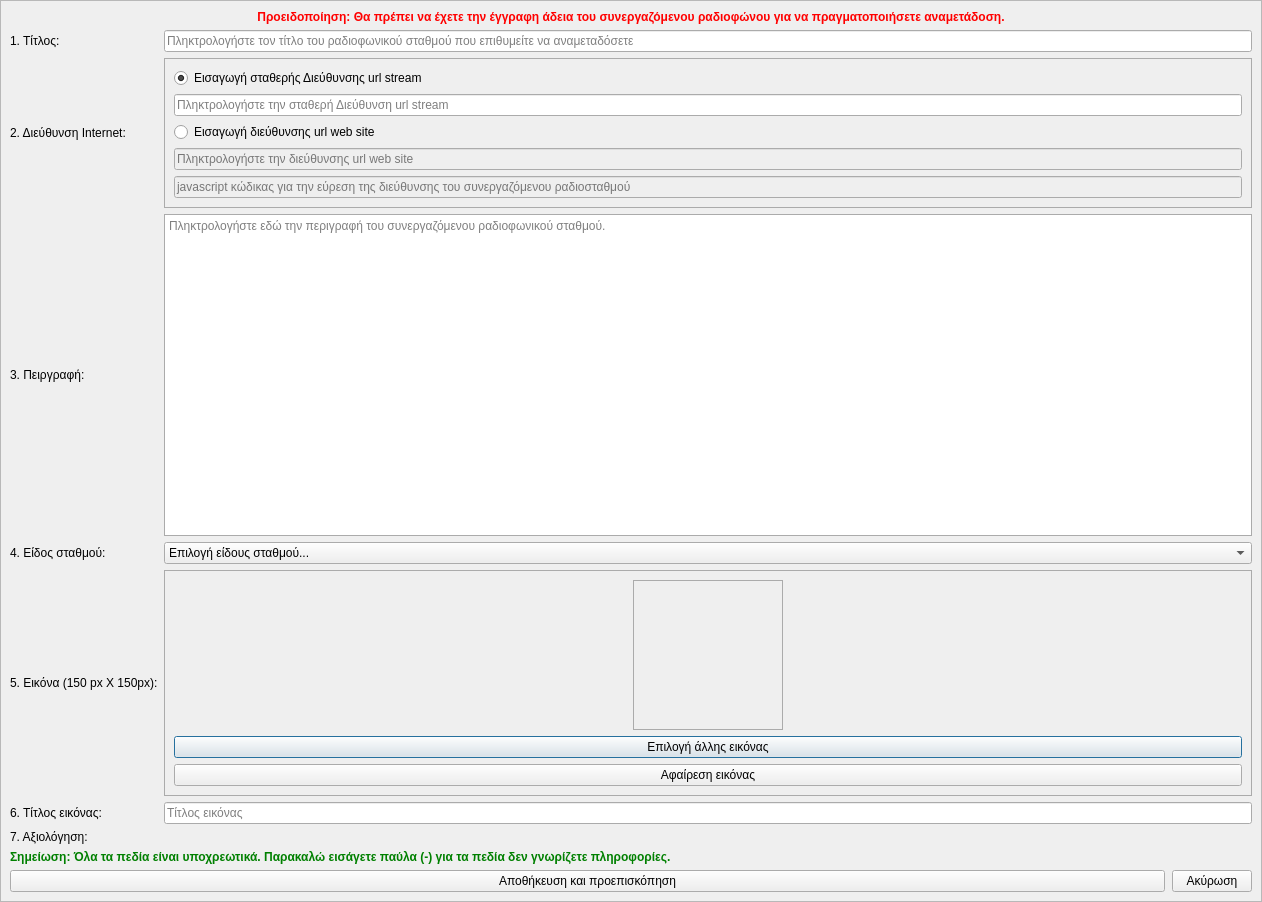
<?xml version="1.0" encoding="UTF-8"?>
<ui version="4.0">
 <class>Dialog</class>
 <widget class="QDialog" name="Dialog">
  <property name="geometry">
   <rect>
    <x>0</x>
    <y>0</y>
    <width>1262</width>
    <height>902</height>
   </rect>
  </property>
  <property name="windowTitle">
   <string>Εισαγωγή αναμετάδοσης</string>
  </property>
  <property name="windowIcon">
   <iconset resource="../../../icons.qrc">
    <normaloff>:/rest-windows/assets/images/rest-windows/import.png</normaloff>:/rest-windows/assets/images/rest-windows/import.png</iconset>
  </property>
  <layout class="QGridLayout" name="gridLayout_4">
   <property name="leftMargin">
    <number>0</number>
   </property>
   <property name="topMargin">
    <number>0</number>
   </property>
   <property name="rightMargin">
    <number>0</number>
   </property>
   <property name="bottomMargin">
    <number>0</number>
   </property>
   <item row="0" column="0">
    <widget class="QScrollArea" name="scrollArea">
     <property name="widgetResizable">
      <bool>true</bool>
     </property>
     <widget class="QWidget" name="scrollAreaWidgetContents">
      <property name="geometry">
       <rect>
        <x>0</x>
        <y>0</y>
        <width>1260</width>
        <height>900</height>
       </rect>
      </property>
      <property name="sizePolicy">
       <sizepolicy hsizetype="Ignored" vsizetype="Preferred">
        <horstretch>0</horstretch>
        <verstretch>0</verstretch>
       </sizepolicy>
      </property>
      <layout class="QGridLayout" name="gridLayout_5">
       <item row="0" column="0" colspan="2">
        <widget class="QLabel" name="label">
         <property name="styleSheet">
          <string notr="true">font-weight:bold;color:red;</string>
         </property>
         <property name="text">
          <string>Προειδοποίηση: Θα πρέπει να έχετε την έγγραφη άδεια του συνεργαζόμενου ραδιοφώνου για να πραγματοποιήσετε αναμετάδοση.</string>
         </property>
         <property name="alignment">
          <set>Qt::AlignCenter</set>
         </property>
        </widget>
       </item>
       <item row="1" column="0">
        <widget class="QLabel" name="label_2">
         <property name="text">
          <string>1. Τίτλος:</string>
         </property>
        </widget>
       </item>
       <item row="1" column="1">
        <widget class="QLineEdit" name="title">
         <property name="dragEnabled">
          <bool>true</bool>
         </property>
         <property name="placeholderText">
          <string>Πληκτρολογήστε τον τίτλο του ραδιοφωνικού σταθμού που επιθυμείτε να αναμεταδόσετε</string>
         </property>
         <property name="clearButtonEnabled">
          <bool>true</bool>
         </property>
        </widget>
       </item>
       <item row="2" column="0">
        <widget class="QLabel" name="label_3">
         <property name="text">
          <string>2. Διεύθυνση Internet:</string>
         </property>
        </widget>
       </item>
       <item row="2" column="1">
        <widget class="QFrame" name="frame_2">
         <property name="minimumSize">
          <size>
           <width>0</width>
           <height>0</height>
          </size>
         </property>
         <property name="maximumSize">
          <size>
           <width>16777215</width>
           <height>16777215</height>
          </size>
         </property>
         <property name="styleSheet">
          <string notr="true">QFrame{border:1px solid #ABABAB;}</string>
         </property>
         <property name="frameShape">
          <enum>QFrame::StyledPanel</enum>
         </property>
         <property name="frameShadow">
          <enum>QFrame::Raised</enum>
         </property>
         <layout class="QGridLayout" name="gridLayout">
          <item row="0" column="0">
           <widget class="QRadioButton" name="const_url_radiobutton">
            <property name="text">
             <string>Εισαγωγή σταθερής Διεύθυνσης url stream</string>
            </property>
            <property name="checked">
             <bool>true</bool>
            </property>
            <property name="autoRepeat">
             <bool>false</bool>
            </property>
           </widget>
          </item>
          <item row="1" column="0">
           <widget class="QLineEdit" name="const_url_lineedit">
            <property name="dragEnabled">
             <bool>true</bool>
            </property>
            <property name="placeholderText">
             <string>Πληκτρολογήστε την σταθερή Διεύθυνση url stream</string>
            </property>
            <property name="clearButtonEnabled">
             <bool>true</bool>
            </property>
           </widget>
          </item>
          <item row="2" column="0">
           <widget class="QRadioButton" name="dynamic_url_radiobutton">
            <property name="text">
             <string>Εισαγωγή διεύθυνσης url web site</string>
            </property>
           </widget>
          </item>
          <item row="3" column="0">
           <widget class="QLineEdit" name="dynamic_url_website_lineedit">
            <property name="enabled">
             <bool>false</bool>
            </property>
            <property name="dragEnabled">
             <bool>true</bool>
            </property>
            <property name="placeholderText">
             <string>Πληκτρολογήστε την διεύθυνσης url web site</string>
            </property>
            <property name="clearButtonEnabled">
             <bool>true</bool>
            </property>
           </widget>
          </item>
          <item row="4" column="0">
           <widget class="QLineEdit" name="dynamic_url_javascript_lineedit">
            <property name="enabled">
             <bool>false</bool>
            </property>
            <property name="dragEnabled">
             <bool>true</bool>
            </property>
            <property name="placeholderText">
             <string>javascript κώδικας για την εύρεση της διεύθυνσης του συνεργαζόμενου ραδιοσταθμού</string>
            </property>
            <property name="clearButtonEnabled">
             <bool>true</bool>
            </property>
           </widget>
          </item>
         </layout>
        </widget>
       </item>
       <item row="3" column="0">
        <widget class="QLabel" name="label_4">
         <property name="text">
          <string>3. Πειργραφή:</string>
         </property>
        </widget>
       </item>
       <item row="3" column="1">
        <widget class="QPlainTextEdit" name="description">
         <property name="styleSheet">
          <string notr="true">QPlainTextEdit{border:1px solid #ABABAB;}</string>
         </property>
         <property name="backgroundVisible">
          <bool>false</bool>
         </property>
         <property name="placeholderText">
          <string>Πληκτρολογήστε εδώ την περιγραφή του συνεργαζόμενου ραδιοφωνικού σταθμού.</string>
         </property>
        </widget>
       </item>
       <item row="4" column="0">
        <widget class="QLabel" name="label_5">
         <property name="text">
          <string>4. Είδος σταθμού:</string>
         </property>
        </widget>
       </item>
       <item row="4" column="1">
        <widget class="QComboBox" name="genre">
         <item>
          <property name="text">
           <string>Επιλογή είδους σταθμού...</string>
          </property>
         </item>
         <item>
          <property name="text">
           <string>Blues</string>
          </property>
         </item>
         <item>
          <property name="text">
           <string>Classic rock</string>
          </property>
         </item>
         <item>
          <property name="text">
           <string>Country</string>
          </property>
         </item>
         <item>
          <property name="text">
           <string>Dance</string>
          </property>
         </item>
         <item>
          <property name="text">
           <string>Disco</string>
          </property>
         </item>
         <item>
          <property name="text">
           <string>Funk</string>
          </property>
         </item>
         <item>
          <property name="text">
           <string>Grunge</string>
          </property>
         </item>
         <item>
          <property name="text">
           <string>Hip-Hop</string>
          </property>
         </item>
         <item>
          <property name="text">
           <string>Jazz</string>
          </property>
         </item>
         <item>
          <property name="text">
           <string>Metal</string>
          </property>
         </item>
         <item>
          <property name="text">
           <string>New Age</string>
          </property>
         </item>
         <item>
          <property name="text">
           <string>Oldies</string>
          </property>
         </item>
         <item>
          <property name="text">
           <string>Other</string>
          </property>
         </item>
         <item>
          <property name="text">
           <string>Pop</string>
          </property>
         </item>
         <item>
          <property name="text">
           <string>Rhythm and Blues</string>
          </property>
         </item>
         <item>
          <property name="text">
           <string>Rap</string>
          </property>
         </item>
         <item>
          <property name="text">
           <string>Reggae</string>
          </property>
         </item>
         <item>
          <property name="text">
           <string>Rock</string>
          </property>
         </item>
         <item>
          <property name="text">
           <string>Techno</string>
          </property>
         </item>
         <item>
          <property name="text">
           <string>Industrial</string>
          </property>
         </item>
         <item>
          <property name="text">
           <string>Alternative</string>
          </property>
         </item>
         <item>
          <property name="text">
           <string>Ska</string>
          </property>
         </item>
         <item>
          <property name="text">
           <string>Death metal</string>
          </property>
         </item>
         <item>
          <property name="text">
           <string>Pranks</string>
          </property>
         </item>
         <item>
          <property name="text">
           <string>Soundtrack</string>
          </property>
         </item>
         <item>
          <property name="text">
           <string>Euro-Techno</string>
          </property>
         </item>
         <item>
          <property name="text">
           <string>Ambient</string>
          </property>
         </item>
         <item>
          <property name="text">
           <string>Trip-Hop</string>
          </property>
         </item>
         <item>
          <property name="text">
           <string>Vocal</string>
          </property>
         </item>
         <item>
          <property name="text">
           <string>Jazz &amp; Funk</string>
          </property>
         </item>
         <item>
          <property name="text">
           <string>Fusion</string>
          </property>
         </item>
         <item>
          <property name="text">
           <string>Trance</string>
          </property>
         </item>
         <item>
          <property name="text">
           <string>Classical</string>
          </property>
         </item>
         <item>
          <property name="text">
           <string>Instrumental</string>
          </property>
         </item>
         <item>
          <property name="text">
           <string>Acid</string>
          </property>
         </item>
         <item>
          <property name="text">
           <string>House</string>
          </property>
         </item>
         <item>
          <property name="text">
           <string>Game</string>
          </property>
         </item>
         <item>
          <property name="text">
           <string>Sound clip</string>
          </property>
         </item>
         <item>
          <property name="text">
           <string>Gospel</string>
          </property>
         </item>
         <item>
          <property name="text">
           <string>Noise</string>
          </property>
         </item>
         <item>
          <property name="text">
           <string>Alternative Rock</string>
          </property>
         </item>
         <item>
          <property name="text">
           <string>Bass</string>
          </property>
         </item>
         <item>
          <property name="text">
           <string>Soul</string>
          </property>
         </item>
         <item>
          <property name="text">
           <string>Punk</string>
          </property>
         </item>
         <item>
          <property name="text">
           <string>Space</string>
          </property>
         </item>
         <item>
          <property name="text">
           <string>Meditative</string>
          </property>
         </item>
         <item>
          <property name="text">
           <string>Instrumental Pop</string>
          </property>
         </item>
         <item>
          <property name="text">
           <string>Instrumental Rock</string>
          </property>
         </item>
         <item>
          <property name="text">
           <string>Ethnic</string>
          </property>
         </item>
         <item>
          <property name="text">
           <string>Gothic</string>
          </property>
         </item>
         <item>
          <property name="text">
           <string>Darkwave</string>
          </property>
         </item>
         <item>
          <property name="text">
           <string>Techno-Industrial</string>
          </property>
         </item>
         <item>
          <property name="text">
           <string>Electronic</string>
          </property>
         </item>
         <item>
          <property name="text">
           <string>Pop-Folk</string>
          </property>
         </item>
         <item>
          <property name="text">
           <string>Eurodance</string>
          </property>
         </item>
         <item>
          <property name="text">
           <string>Dream</string>
          </property>
         </item>
         <item>
          <property name="text">
           <string>Southern Rock</string>
          </property>
         </item>
         <item>
          <property name="text">
           <string>Comedy</string>
          </property>
         </item>
         <item>
          <property name="text">
           <string>Cult</string>
          </property>
         </item>
         <item>
          <property name="text">
           <string>Gangsta</string>
          </property>
         </item>
         <item>
          <property name="text">
           <string>Top 40</string>
          </property>
         </item>
         <item>
          <property name="text">
           <string>Christian Rap</string>
          </property>
         </item>
         <item>
          <property name="text">
           <string>Pop/Funk</string>
          </property>
         </item>
         <item>
          <property name="text">
           <string>Jungle</string>
          </property>
         </item>
         <item>
          <property name="text">
           <string>Native US</string>
          </property>
         </item>
         <item>
          <property name="text">
           <string>Cabaret</string>
          </property>
         </item>
         <item>
          <property name="text">
           <string>New Wave</string>
          </property>
         </item>
         <item>
          <property name="text">
           <string>Psychedelic</string>
          </property>
         </item>
         <item>
          <property name="text">
           <string>Rave</string>
          </property>
         </item>
         <item>
          <property name="text">
           <string>Show tunes</string>
          </property>
         </item>
         <item>
          <property name="text">
           <string>Trailer</string>
          </property>
         </item>
         <item>
          <property name="text">
           <string>Lo-Fi</string>
          </property>
         </item>
         <item>
          <property name="text">
           <string>Tribal</string>
          </property>
         </item>
         <item>
          <property name="text">
           <string>Acid Punk</string>
          </property>
         </item>
         <item>
          <property name="text">
           <string>Acid Jazz</string>
          </property>
         </item>
         <item>
          <property name="text">
           <string>Polka</string>
          </property>
         </item>
         <item>
          <property name="text">
           <string>Retro</string>
          </property>
         </item>
         <item>
          <property name="text">
           <string>Musical</string>
          </property>
         </item>
         <item>
          <property name="text">
           <string>Rock ’n’ Roll</string>
          </property>
         </item>
         <item>
          <property name="text">
           <string>Hard rock</string>
          </property>
         </item>
         <item>
          <property name="text">
           <string>Folk</string>
          </property>
         </item>
         <item>
          <property name="text">
           <string>Folk-Rock</string>
          </property>
         </item>
         <item>
          <property name="text">
           <string>National Folk</string>
          </property>
         </item>
         <item>
          <property name="text">
           <string>Swing</string>
          </property>
         </item>
         <item>
          <property name="text">
           <string>Fast Fusion</string>
          </property>
         </item>
         <item>
          <property name="text">
           <string>Bebop</string>
          </property>
         </item>
         <item>
          <property name="text">
           <string>Latin</string>
          </property>
         </item>
         <item>
          <property name="text">
           <string>Revival</string>
          </property>
         </item>
         <item>
          <property name="text">
           <string>Celtic</string>
          </property>
         </item>
         <item>
          <property name="text">
           <string>Bluegrass</string>
          </property>
         </item>
         <item>
          <property name="text">
           <string>Avantgarde</string>
          </property>
         </item>
         <item>
          <property name="text">
           <string>Gothic Rock</string>
          </property>
         </item>
         <item>
          <property name="text">
           <string>Progressive Rock</string>
          </property>
         </item>
         <item>
          <property name="text">
           <string>Psychedelic Rock</string>
          </property>
         </item>
         <item>
          <property name="text">
           <string>Symphonic Rock</string>
          </property>
         </item>
         <item>
          <property name="text">
           <string>Slow rock</string>
          </property>
         </item>
         <item>
          <property name="text">
           <string>Big Band</string>
          </property>
         </item>
         <item>
          <property name="text">
           <string>Chorus</string>
          </property>
         </item>
         <item>
          <property name="text">
           <string>Easy Listening</string>
          </property>
         </item>
         <item>
          <property name="text">
           <string>Acoustic</string>
          </property>
         </item>
         <item>
          <property name="text">
           <string>Humour</string>
          </property>
         </item>
         <item>
          <property name="text">
           <string>Speech</string>
          </property>
         </item>
         <item>
          <property name="text">
           <string>Chanson</string>
          </property>
         </item>
         <item>
          <property name="text">
           <string>Opera</string>
          </property>
         </item>
         <item>
          <property name="text">
           <string>Chamber music</string>
          </property>
         </item>
         <item>
          <property name="text">
           <string>Sonata</string>
          </property>
         </item>
         <item>
          <property name="text">
           <string>Symphony</string>
          </property>
         </item>
         <item>
          <property name="text">
           <string>Booty bass</string>
          </property>
         </item>
         <item>
          <property name="text">
           <string>Primus</string>
          </property>
         </item>
         <item>
          <property name="text">
           <string>Porn groove</string>
          </property>
         </item>
         <item>
          <property name="text">
           <string>Satire</string>
          </property>
         </item>
         <item>
          <property name="text">
           <string>Slow jam</string>
          </property>
         </item>
         <item>
          <property name="text">
           <string>Club</string>
          </property>
         </item>
         <item>
          <property name="text">
           <string>Tango</string>
          </property>
         </item>
         <item>
          <property name="text">
           <string>Samba</string>
          </property>
         </item>
         <item>
          <property name="text">
           <string>Folklore</string>
          </property>
         </item>
         <item>
          <property name="text">
           <string>Ballad</string>
          </property>
         </item>
         <item>
          <property name="text">
           <string>Power ballad</string>
          </property>
         </item>
         <item>
          <property name="text">
           <string>Rhythmic Soul</string>
          </property>
         </item>
         <item>
          <property name="text">
           <string>Freestyle</string>
          </property>
         </item>
         <item>
          <property name="text">
           <string>Duet</string>
          </property>
         </item>
         <item>
          <property name="text">
           <string>Punk Rock</string>
          </property>
         </item>
         <item>
          <property name="text">
           <string>Drum solo</string>
          </property>
         </item>
         <item>
          <property name="text">
           <string>A cappella</string>
          </property>
         </item>
         <item>
          <property name="text">
           <string>Euro-House</string>
          </property>
         </item>
         <item>
          <property name="text">
           <string>Dancehall</string>
          </property>
         </item>
         <item>
          <property name="text">
           <string>Goa</string>
          </property>
         </item>
         <item>
          <property name="text">
           <string>Drum &amp; Bass</string>
          </property>
         </item>
         <item>
          <property name="text">
           <string>Club-House</string>
          </property>
         </item>
         <item>
          <property name="text">
           <string>Hardcore Techno</string>
          </property>
         </item>
         <item>
          <property name="text">
           <string>Terror</string>
          </property>
         </item>
         <item>
          <property name="text">
           <string>Indie</string>
          </property>
         </item>
         <item>
          <property name="text">
           <string>BritPop</string>
          </property>
         </item>
         <item>
          <property name="text">
           <string>Negerpunk</string>
          </property>
         </item>
         <item>
          <property name="text">
           <string>Polsk Punk</string>
          </property>
         </item>
         <item>
          <property name="text">
           <string>Beat</string>
          </property>
         </item>
         <item>
          <property name="text">
           <string>Christian Gangsta Rap</string>
          </property>
         </item>
         <item>
          <property name="text">
           <string>Heavy Metal</string>
          </property>
         </item>
         <item>
          <property name="text">
           <string>Black Metal</string>
          </property>
         </item>
         <item>
          <property name="text">
           <string>Crossover</string>
          </property>
         </item>
         <item>
          <property name="text">
           <string>Contemporary Christian</string>
          </property>
         </item>
         <item>
          <property name="text">
           <string>Christian rock</string>
          </property>
         </item>
         <item>
          <property name="text">
           <string>Merengue</string>
          </property>
         </item>
         <item>
          <property name="text">
           <string>Salsa</string>
          </property>
         </item>
         <item>
          <property name="text">
           <string>Thrash Metal</string>
          </property>
         </item>
         <item>
          <property name="text">
           <string>Anime</string>
          </property>
         </item>
         <item>
          <property name="text">
           <string>Jpop</string>
          </property>
         </item>
         <item>
          <property name="text">
           <string>Synthpop</string>
          </property>
         </item>
         <item>
          <property name="text">
           <string>Abstract</string>
          </property>
         </item>
         <item>
          <property name="text">
           <string>Art Rock</string>
          </property>
         </item>
         <item>
          <property name="text">
           <string>Baroque</string>
          </property>
         </item>
         <item>
          <property name="text">
           <string>Bhangra</string>
          </property>
         </item>
         <item>
          <property name="text">
           <string>Big beat</string>
          </property>
         </item>
         <item>
          <property name="text">
           <string>Breakbeat</string>
          </property>
         </item>
         <item>
          <property name="text">
           <string>Chillout</string>
          </property>
         </item>
         <item>
          <property name="text">
           <string>Downtempo</string>
          </property>
         </item>
         <item>
          <property name="text">
           <string>Dub</string>
          </property>
         </item>
         <item>
          <property name="text">
           <string>EBM</string>
          </property>
         </item>
         <item>
          <property name="text">
           <string>Eclectic</string>
          </property>
         </item>
         <item>
          <property name="text">
           <string>Electro</string>
          </property>
         </item>
         <item>
          <property name="text">
           <string>Electroclash</string>
          </property>
         </item>
         <item>
          <property name="text">
           <string>Emo</string>
          </property>
         </item>
         <item>
          <property name="text">
           <string>Experimental</string>
          </property>
         </item>
         <item>
          <property name="text">
           <string>Garage</string>
          </property>
         </item>
         <item>
          <property name="text">
           <string>Global</string>
          </property>
         </item>
         <item>
          <property name="text">
           <string>IDM</string>
          </property>
         </item>
         <item>
          <property name="text">
           <string>Illbient</string>
          </property>
         </item>
         <item>
          <property name="text">
           <string>Industro-Goth</string>
          </property>
         </item>
         <item>
          <property name="text">
           <string>Jam Band</string>
          </property>
         </item>
         <item>
          <property name="text">
           <string>Krautrock</string>
          </property>
         </item>
         <item>
          <property name="text">
           <string>Leftfield</string>
          </property>
         </item>
         <item>
          <property name="text">
           <string>Lounge</string>
          </property>
         </item>
         <item>
          <property name="text">
           <string>Math Rock</string>
          </property>
         </item>
         <item>
          <property name="text">
           <string>New Romantic</string>
          </property>
         </item>
         <item>
          <property name="text">
           <string>Nu-Breakz</string>
          </property>
         </item>
         <item>
          <property name="text">
           <string>Post-Punk</string>
          </property>
         </item>
         <item>
          <property name="text">
           <string>Post-Rock</string>
          </property>
         </item>
         <item>
          <property name="text">
           <string>Psytrance</string>
          </property>
         </item>
         <item>
          <property name="text">
           <string>Shoegaze</string>
          </property>
         </item>
         <item>
          <property name="text">
           <string>Space Rock</string>
          </property>
         </item>
         <item>
          <property name="text">
           <string>Trop Rock</string>
          </property>
         </item>
         <item>
          <property name="text">
           <string>World Music</string>
          </property>
         </item>
         <item>
          <property name="text">
           <string>Neoclassical</string>
          </property>
         </item>
         <item>
          <property name="text">
           <string>Audiobook</string>
          </property>
         </item>
         <item>
          <property name="text">
           <string>Audio theatre</string>
          </property>
         </item>
         <item>
          <property name="text">
           <string>Neue Deutsche Welle</string>
          </property>
         </item>
         <item>
          <property name="text">
           <string>Podcast</string>
          </property>
         </item>
         <item>
          <property name="text">
           <string>Indie-Rock</string>
          </property>
         </item>
         <item>
          <property name="text">
           <string>G-Funk</string>
          </property>
         </item>
         <item>
          <property name="text">
           <string>Dubstep</string>
          </property>
         </item>
         <item>
          <property name="text">
           <string>Garage Rock</string>
          </property>
         </item>
         <item>
          <property name="text">
           <string>Psybient</string>
          </property>
         </item>
        </widget>
       </item>
       <item row="5" column="0">
        <widget class="QLabel" name="label_6">
         <property name="text">
          <string>5. Εικόνα (150 px X 150px):</string>
         </property>
        </widget>
       </item>
       <item row="5" column="1">
        <widget class="QFrame" name="frame_3">
         <property name="styleSheet">
          <string notr="true">QFrame{border:1px solid #ABABAB;}</string>
         </property>
         <property name="frameShape">
          <enum>QFrame::StyledPanel</enum>
         </property>
         <property name="frameShadow">
          <enum>QFrame::Raised</enum>
         </property>
         <layout class="QGridLayout" name="gridLayout_2">
          <item row="0" column="0">
           <spacer name="horizontalSpacer">
            <property name="orientation">
             <enum>Qt::Horizontal</enum>
            </property>
            <property name="sizeHint" stdset="0">
             <size>
              <width>441</width>
              <height>20</height>
             </size>
            </property>
           </spacer>
          </item>
          <item row="0" column="1">
           <widget class="QLabel" name="image_label">
            <property name="minimumSize">
             <size>
              <width>150</width>
              <height>150</height>
             </size>
            </property>
            <property name="maximumSize">
             <size>
              <width>150</width>
              <height>150</height>
             </size>
            </property>
            <property name="text">
             <string/>
            </property>
            <property name="scaledContents">
             <bool>true</bool>
            </property>
           </widget>
          </item>
          <item row="0" column="2">
           <spacer name="horizontalSpacer_2">
            <property name="orientation">
             <enum>Qt::Horizontal</enum>
            </property>
            <property name="sizeHint" stdset="0">
             <size>
              <width>440</width>
              <height>20</height>
             </size>
            </property>
           </spacer>
          </item>
          <item row="1" column="0" colspan="3">
           <widget class="QPushButton" name="select_image_file_button">
            <property name="text">
             <string>Επιλογή άλλης εικόνας</string>
            </property>
           </widget>
          </item>
          <item row="2" column="0" colspan="3">
           <widget class="QPushButton" name="remove_image_file">
            <property name="text">
             <string>Αφαίρεση εικόνας</string>
            </property>
           </widget>
          </item>
         </layout>
        </widget>
       </item>
       <item row="6" column="0">
        <widget class="QLabel" name="label_7">
         <property name="text">
          <string>6. Τίτλος εικόνας:</string>
         </property>
        </widget>
       </item>
       <item row="6" column="1">
        <widget class="QLineEdit" name="image_title">
         <property name="dragEnabled">
          <bool>true</bool>
         </property>
         <property name="placeholderText">
          <string>Τίτλος εικόνας</string>
         </property>
         <property name="clearButtonEnabled">
          <bool>true</bool>
         </property>
        </widget>
       </item>
       <item row="7" column="0">
        <widget class="QLabel" name="label_8">
         <property name="text">
          <string>7. Αξιολόγηση:</string>
         </property>
        </widget>
       </item>
       <item row="7" column="1">
        <widget class="QFrame" name="rating_frame">
         <property name="styleSheet">
          <string notr="true">QFrame{border:none;}</string>
         </property>
         <property name="frameShape">
          <enum>QFrame::StyledPanel</enum>
         </property>
         <property name="frameShadow">
          <enum>QFrame::Raised</enum>
         </property>
         <layout class="QGridLayout" name="gridLayout_3">
          <property name="leftMargin">
           <number>0</number>
          </property>
          <property name="topMargin">
           <number>0</number>
          </property>
          <property name="rightMargin">
           <number>0</number>
          </property>
          <property name="bottomMargin">
           <number>0</number>
          </property>
         </layout>
        </widget>
       </item>
       <item row="8" column="0" colspan="2">
        <widget class="QLabel" name="label_9">
         <property name="styleSheet">
          <string notr="true">QLabel{
	font-weight:bold;
	color:green;
}</string>
         </property>
         <property name="text">
          <string>Σημείωση: Όλα τα πεδία είναι υποχρεωτικά. Παρακαλώ εισάγετε παύλα (-) για τα πεδία δεν γνωρίζετε πληροφορίες.</string>
         </property>
        </widget>
       </item>
       <item row="9" column="0" colspan="2">
        <widget class="QFrame" name="frame">
         <property name="styleSheet">
          <string notr="true">QFrame{border:none;}</string>
         </property>
         <property name="frameShape">
          <enum>QFrame::StyledPanel</enum>
         </property>
         <property name="frameShadow">
          <enum>QFrame::Raised</enum>
         </property>
         <layout class="QHBoxLayout" name="horizontalLayout">
          <property name="spacing">
           <number>7</number>
          </property>
          <property name="leftMargin">
           <number>0</number>
          </property>
          <property name="topMargin">
           <number>0</number>
          </property>
          <property name="rightMargin">
           <number>0</number>
          </property>
          <property name="bottomMargin">
           <number>0</number>
          </property>
          <item>
           <widget class="QPushButton" name="save_and_preview">
            <property name="sizePolicy">
             <sizepolicy hsizetype="Expanding" vsizetype="Maximum">
              <horstretch>0</horstretch>
              <verstretch>0</verstretch>
             </sizepolicy>
            </property>
            <property name="minimumSize">
             <size>
              <width>0</width>
              <height>0</height>
             </size>
            </property>
            <property name="text">
             <string>Αποθήκευση και προεπισκόπηση</string>
            </property>
            <property name="icon">
             <iconset resource="../../../icons.qrc">
              <normaloff>:/rest-windows/assets/images/rest-windows/save.png</normaloff>:/rest-windows/assets/images/rest-windows/save.png</iconset>
            </property>
           </widget>
          </item>
          <item>
           <widget class="QPushButton" name="cancel">
            <property name="sizePolicy">
             <sizepolicy hsizetype="Minimum" vsizetype="Maximum">
              <horstretch>0</horstretch>
              <verstretch>0</verstretch>
             </sizepolicy>
            </property>
            <property name="minimumSize">
             <size>
              <width>0</width>
              <height>0</height>
             </size>
            </property>
            <property name="text">
             <string>Ακύρωση</string>
            </property>
           </widget>
          </item>
         </layout>
        </widget>
       </item>
      </layout>
     </widget>
    </widget>
   </item>
  </layout>
 </widget>
 <tabstops>
  <tabstop>scrollArea</tabstop>
  <tabstop>title</tabstop>
  <tabstop>const_url_radiobutton</tabstop>
  <tabstop>const_url_lineedit</tabstop>
  <tabstop>dynamic_url_radiobutton</tabstop>
  <tabstop>dynamic_url_website_lineedit</tabstop>
  <tabstop>dynamic_url_javascript_lineedit</tabstop>
  <tabstop>description</tabstop>
  <tabstop>genre</tabstop>
  <tabstop>select_image_file_button</tabstop>
  <tabstop>remove_image_file</tabstop>
  <tabstop>image_title</tabstop>
  <tabstop>save_and_preview</tabstop>
  <tabstop>cancel</tabstop>
 </tabstops>
 <resources>
  <include location="../../../icons.qrc"/>
 </resources>
 <connections/>
</ui>
